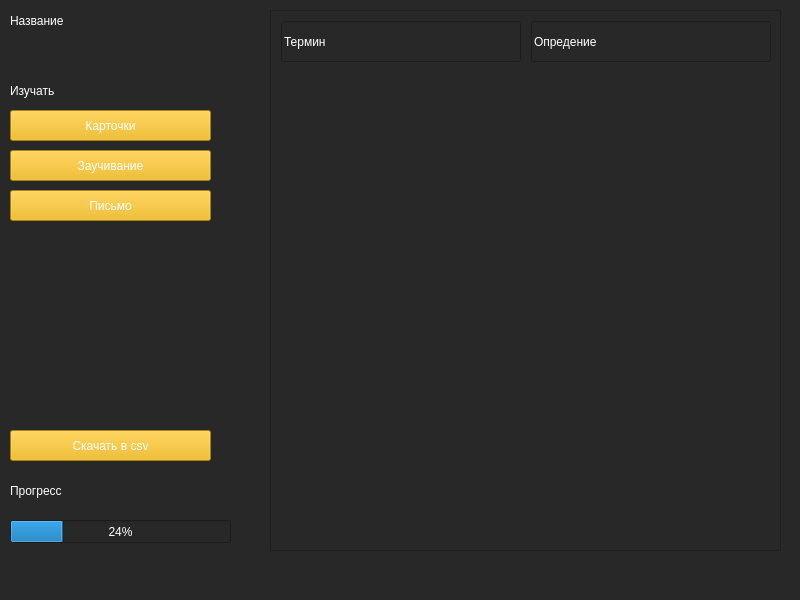
<?xml version="1.0" encoding="UTF-8"?>
<ui version="4.0">
 <class>MainWindow</class>
 <widget class="QMainWindow" name="MainWindow">
  <property name="geometry">
   <rect>
    <x>0</x>
    <y>0</y>
    <width>800</width>
    <height>600</height>
   </rect>
  </property>
  <property name="contextMenuPolicy">
   <enum>Qt::ActionsContextMenu</enum>
  </property>
  <property name="windowTitle">
   <string>EzLearn - Учите и Запоминайте</string>
  </property>
  <property name="styleSheet">
   <string notr="true">background-color: rgb(40, 40, 40);</string>
  </property>
  <widget class="QWidget" name="centralwidget">
   <widget class="QScrollArea" name="scrollArea">
    <property name="geometry">
     <rect>
      <x>270</x>
      <y>10</y>
      <width>511</width>
      <height>541</height>
     </rect>
    </property>
    <property name="widgetResizable">
     <bool>true</bool>
    </property>
    <widget class="QWidget" name="scrollAreaWidgetContents">
     <property name="geometry">
      <rect>
       <x>0</x>
       <y>0</y>
       <width>509</width>
       <height>539</height>
      </rect>
     </property>
     <widget class="QLineEdit" name="ledit_word">
      <property name="geometry">
       <rect>
        <x>10</x>
        <y>10</y>
        <width>240</width>
        <height>41</height>
       </rect>
      </property>
      <property name="whatsThis">
       <string>&lt;html&gt;&lt;head/&gt;&lt;body&gt;&lt;p&gt;&lt;br/&gt;&lt;/p&gt;&lt;/body&gt;&lt;/html&gt;</string>
      </property>
      <property name="styleSheet">
       <string notr="true">font: 8pt &quot;MS Shell Dlg 2&quot;;
color: rgb(255, 255, 255)
</string>
      </property>
      <property name="text">
       <string>Термин</string>
      </property>
      <property name="readOnly">
       <bool>true</bool>
      </property>
     </widget>
     <widget class="QLineEdit" name="ledit_defin">
      <property name="geometry">
       <rect>
        <x>260</x>
        <y>10</y>
        <width>240</width>
        <height>41</height>
       </rect>
      </property>
      <property name="whatsThis">
       <string>&lt;html&gt;&lt;head/&gt;&lt;body&gt;&lt;p&gt;&lt;br/&gt;&lt;/p&gt;&lt;/body&gt;&lt;/html&gt;</string>
      </property>
      <property name="styleSheet">
       <string notr="true">font: 8pt &quot;MS Shell Dlg 2&quot;;
color: rgb(255, 255, 255)
</string>
      </property>
      <property name="text">
       <string>Опредение</string>
      </property>
      <property name="readOnly">
       <bool>true</bool>
      </property>
     </widget>
    </widget>
   </widget>
   <widget class="QLabel" name="lbl_create">
    <property name="geometry">
     <rect>
      <x>10</x>
      <y>10</y>
      <width>251</width>
      <height>21</height>
     </rect>
    </property>
    <property name="styleSheet">
     <string notr="true">font: 12pt &quot;MS Shell Dlg 2&quot;;
color: rgb(255, 255, 255)
</string>
    </property>
    <property name="text">
     <string>Название</string>
    </property>
   </widget>
   <widget class="QProgressBar" name="prbar">
    <property name="geometry">
     <rect>
      <x>10</x>
      <y>520</y>
      <width>221</width>
      <height>23</height>
     </rect>
    </property>
    <property name="styleSheet">
     <string notr="true">color: rgb(255, 255, 255);
background-color: rgb(40, 40, 40);</string>
    </property>
    <property name="value">
     <number>24</number>
    </property>
   </widget>
   <widget class="QLabel" name="lbl_prog">
    <property name="geometry">
     <rect>
      <x>10</x>
      <y>480</y>
      <width>101</width>
      <height>21</height>
     </rect>
    </property>
    <property name="styleSheet">
     <string notr="true">font: 12pt &quot;MS Shell Dlg 2&quot;;
color: rgb(255, 255, 255)
</string>
    </property>
    <property name="text">
     <string>Прогресс</string>
    </property>
   </widget>
   <widget class="QLabel" name="lbl_learn">
    <property name="geometry">
     <rect>
      <x>10</x>
      <y>80</y>
      <width>101</width>
      <height>21</height>
     </rect>
    </property>
    <property name="styleSheet">
     <string notr="true">font: 10pt &quot;MS Shell Dlg 2&quot;;
color: rgb(255, 255, 255)
</string>
    </property>
    <property name="text">
     <string>Изучать</string>
    </property>
   </widget>
   <widget class="QPushButton" name="btn_import">
    <property name="geometry">
     <rect>
      <x>10</x>
      <y>430</y>
      <width>201</width>
      <height>31</height>
     </rect>
    </property>
    <property name="styleSheet">
     <string notr="true">background-color: rgb(242, 180, 0);
font: 10pt &quot;MS Shell Dlg 2&quot;;
color: rgb(255, 255, 255);</string>
    </property>
    <property name="text">
     <string>Скачать в csv</string>
    </property>
   </widget>
   <widget class="QPushButton" name="btn_cards">
    <property name="geometry">
     <rect>
      <x>10</x>
      <y>110</y>
      <width>201</width>
      <height>31</height>
     </rect>
    </property>
    <property name="styleSheet">
     <string notr="true">background-color: rgb(242, 180, 0);
font: 10pt &quot;MS Shell Dlg 2&quot;;
color: rgb(255, 255, 255);</string>
    </property>
    <property name="text">
     <string>Карточки</string>
    </property>
   </widget>
   <widget class="QPushButton" name="btn_learbh">
    <property name="geometry">
     <rect>
      <x>10</x>
      <y>150</y>
      <width>201</width>
      <height>31</height>
     </rect>
    </property>
    <property name="styleSheet">
     <string notr="true">background-color: rgb(242, 180, 0);
font: 10pt &quot;MS Shell Dlg 2&quot;;
color: rgb(255, 255, 255);</string>
    </property>
    <property name="text">
     <string>Заучивание</string>
    </property>
   </widget>
   <widget class="QPushButton" name="btn_write">
    <property name="geometry">
     <rect>
      <x>10</x>
      <y>190</y>
      <width>201</width>
      <height>31</height>
     </rect>
    </property>
    <property name="styleSheet">
     <string notr="true">background-color: rgb(242, 180, 0);
font: 10pt &quot;MS Shell Dlg 2&quot;;
color: rgb(255, 255, 255);</string>
    </property>
    <property name="text">
     <string>Письмо</string>
    </property>
   </widget>
  </widget>
  <widget class="QMenuBar" name="menubar">
   <property name="geometry">
    <rect>
     <x>0</x>
     <y>0</y>
     <width>800</width>
     <height>21</height>
    </rect>
   </property>
  </widget>
  <widget class="QStatusBar" name="statusbar"/>
 </widget>
 <resources/>
 <connections/>
</ui>
